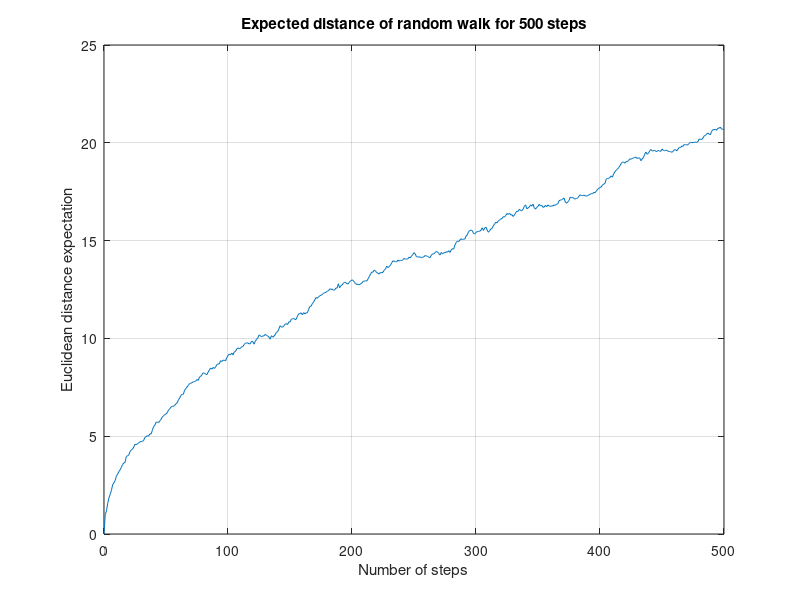
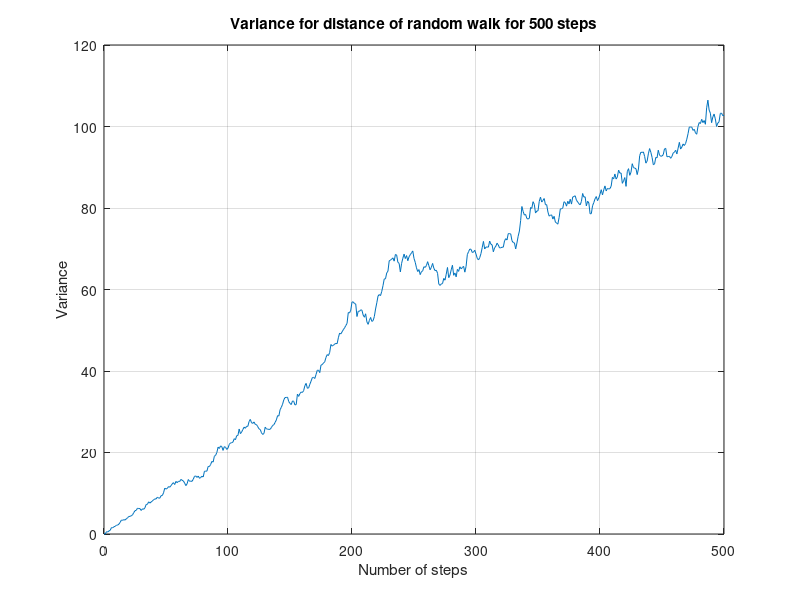
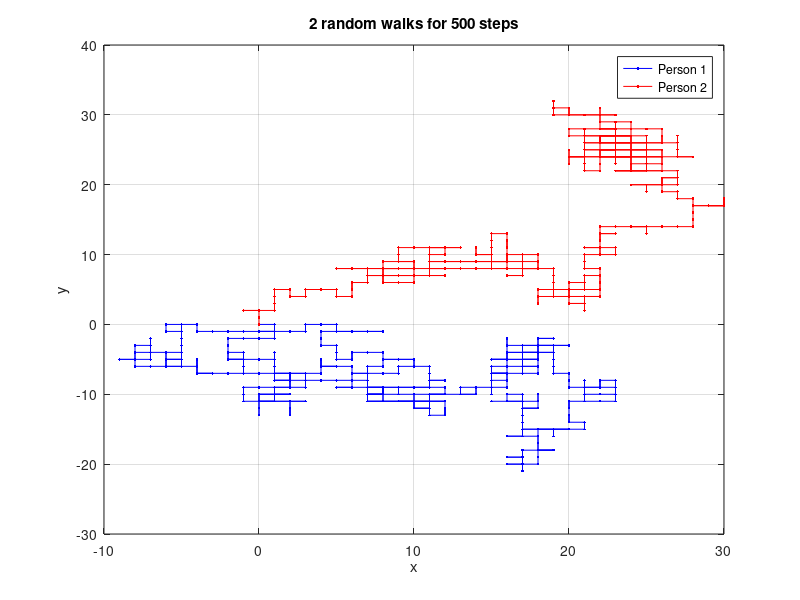
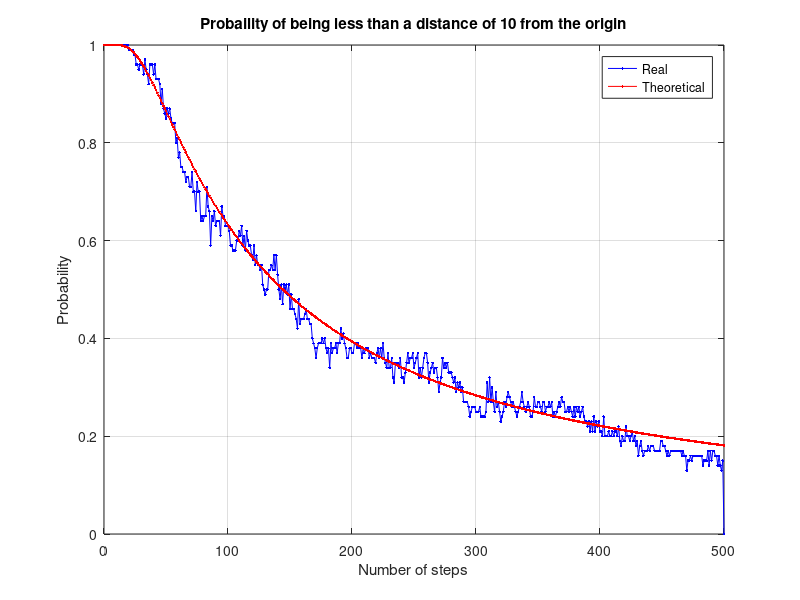

The MATLAB script that drew these images, in order:
%q1script.m
%computes M random walks, the mean Euclidean distance and variance of those
%walks and the probability that the distance is greater than 10

N=500; %number of steps
M=100; %number of random walks
x=zeros(N+1,M);  %column i is a vector of the coordinates of the i-th walker
dx=rand(N,M);
for i=1:N
    for j=1:M
        if dx(i,j)<0.25
            dx(i,j) = 1;
        elseif dx(i,j)>0.25 && dx(i,j)<0.5
            dx(i,j) = -1;
        elseif dx(i,j)>0.5 && dx(i,j)<0.75
            dx(i,j) = 1i;
        else
            dx(i,j) =-1i;
        end
    end
end

for k=1:N
    x(k+1,:)=x(k,:)+dx(k,:);
end

%euclidean distance
distance=zeros(N+1,M);
for p=1:N+1
    distance(p,:)=abs(x(p,:));
end

nn=(0:N)';
mm=(0:M)';

Ex=mean(distance,2); %mean of the euclidean distance
Vx=var(distance,1,2); %variance over all walks 

%probability
Px=zeros(1,N+1); 
for q=1:N
    for r=1:M
        if distance(q,r)<10
        Px(1,q) = Px(1,q)+1;
        end
    end
end
PL = Px/M;
Px_theoretical = 1 - exp(-(10^2)./nn);

%print values of probabilities
PL(end-1)
Px_theoretical(end-1)

%%%%%%%%%%%%%% plots %%%%%%%%%%%%%%%%%%%%
figure(1); clf;
plot(nn,Ex); %plots expectation
grid;
xlabel('Number of steps');
ylabel('Euclidean distance expectation')
title(['Expected distance of random walk for ', num2str(N), ' steps']);
figure(2); clf;
plot(nn,Vx); %plots variance
grid;
xlabel('Number of steps');
ylabel('Variance')
title(['Variance for distance of random walk for ', num2str(N), ' steps']);
figure(3); clf;
plot(real(x(:,1)),imag(x(:,1)),'b.-',real(x(:,2)),imag(x(:,2)),'r.-'); %plot 2 samples of random walk
grid;
xlabel('x');
ylabel('y'); 
title(['2 random walks for ', num2str(N), ' steps']);
legend('Person 1','Person 2');
figure(4); clf;
plot(nn,PL,'b.-',nn,Px_theoretical,'r.-'); %plot probability of being less than distance of 10 from origin
grid;
xlabel('Number of steps');
ylabel('Probability');
title(['Probaility of being less than a distance of 10 from the origin']);
legend('Real', 'Theoretical')
